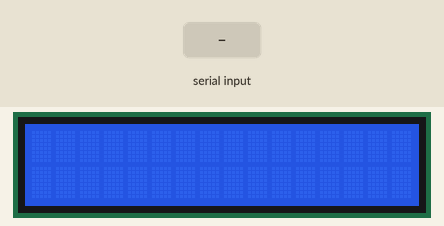
Recording of a sketch running on a simulated Arduino Uno, built with avr-gcc and run on an emulated ATmega328P. Shown: 16×2 character LCD. Inputs (shaded band) come from the test bench.

Above: at 1.2 s.
1.3 s: "1" received over Serial
At 3.3 s:
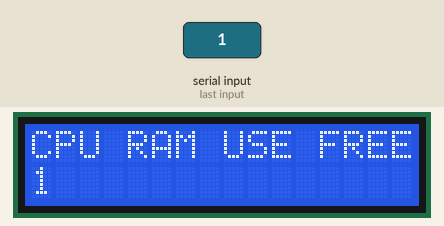
3.8 s: "0" received over Serial
At 5.2 s:
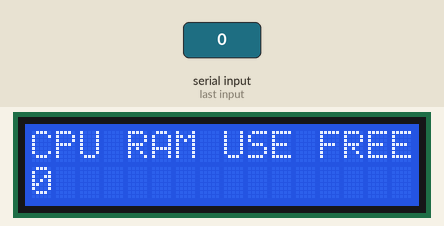
6.3 s: "2" received over Serial
At 8.3 s:
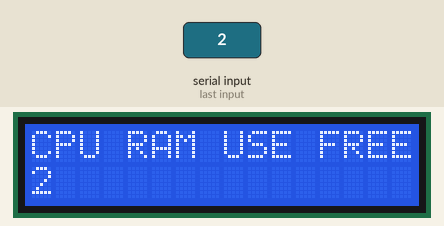
Timing chart, 0 to 9.8 s (numbered marks = the images above; inputs shaded):
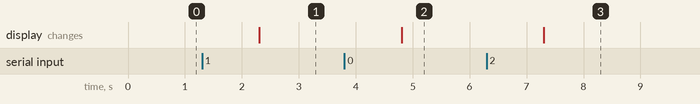

Measured:
- after the input at 1.3 s, the display: changes after 1.0 s (image 1)
- after the input at 3.8 s, the display: changes after 1.0 s (image 2)
- after the input at 6.3 s, the display: changes after 1.0 s (image 3)

The sketch:

ArduinoMonitor.ino
```cpp
#include <LiquidCrystal.h>

/* LCD pins */
#define PIN_RW 8
#define PIN_EN 9
#define PIN_D4 4
#define PIN_D5 5
#define PIN_D6 6
#define PIN_D7 7

/* Time until backlight is turned off if no update is received */
#define SCREEN_OFF_DELAY  10000

LiquidCrystal lcd(PIN_RW, PIN_EN, PIN_D4, PIN_D5, PIN_D6, PIN_D7);


char array[200];
String values[4];
String input;

void setup() {
  // Setup LCD
  lcd.begin(16, 2);

  // Setup serial
  Serial.begin(9600);
}

void loop() {

while (!Serial.available());
  input = Serial.readString();

  input.toCharArray(array, 200);

  char *p = array;
  char *str;
  int index = 0;
  while ((str = strtok_r(p, ";", &p)) != NULL) // delimiter is the semicolon
  {
    values[index] = str;
    index++;
  }

  lcd.clear();
  lcd.setCursor(0, 0);
  lcd.print("CPU RAM USE FREE");

  lcd.setCursor(0, 1);
  lcd.print(values[0]);

  lcd.setCursor(4, 1);
  lcd.print(values[1]);

  lcd.setCursor(8, 1);
  lcd.print(values[2]);

  lcd.setCursor(12, 1);
  lcd.print(values[3]);
}
```
